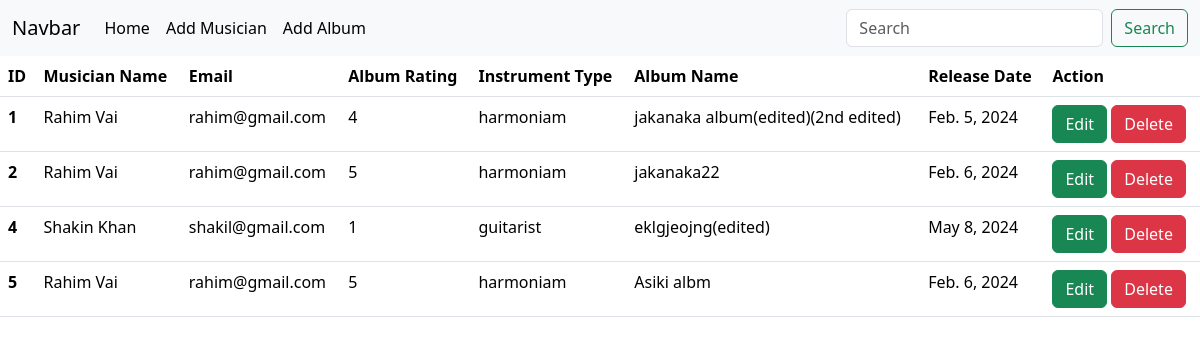
The page / on the database its author committed.
### Album/models.py (models this page shows, shortened)
class Album(models.Model):
    album_name = models.CharField(max_length=50)
    musician = models.ForeignKey(Musician, on_delete=models.CASCADE)
    album_realesase_date = models.DateField()
    rating = models.CharField(max_length=1, choices = Rating_CHOICES)

### musician/models.py (models this page shows, shortened)
class Musician(models.Model):
    first_name = models.CharField(max_length=50)
    last_name = models.CharField(max_length=50)
    email = models.EmailField()
    phone_no = models.CharField(max_length=12)
    instrument_type = models.CharField(max_length=12)

### Musicians_Directory/views.py (the view)
# urls.py: path('', views.viewinfo, name="homepage"),
def viewinfo(request):
    data = Album.objects.all()
    return render(request, 'home.html', {'data': data})

### templates/home.html
{% extends "base.html" %}
{% block content %}
<table class="table">
    <thead>
      <tr>
        <th scope="col">ID</th>
        <th scope="col">Musician Name</th>
        <th scope="col">Email</th>
        <th scope="col">Album Rating</th>
        <th scope="col">Instrument Type</th>
        <th scope="col">Album Name</th>
        <th scope="col">Release Date</th>
        <th scope="col">Action</th>
      </tr>
    </thead>
    <tbody>
    {% for i in data %}
      <tr>
        <th>{{i.id}}</th>
        <td><a style="text-decoration: none; color: black" href="{% url 'edit_musician' i.id %}">{{i.musician.first_name}} {{i.musician.last_name}}</a></td>
        <td>{{i.musician.email}}</td>
        <td>{{i.rating}}</td>
        <td>{{i.musician.instrument_type}}</td>
        <td>{{i.album_name}}</td>
        <td>{{i.album_realesase_date}}</td>
        <td><a href="{% url 'edit_album' i.id %}" class="btn btn-success" href="">Edit</a> <span><a href="{% url 'delete_album' i.id %}" class="btn btn-danger" href="">Delete</a></span> </td>
      </tr>
      {% endfor %}
    </tbody>
  </table>
{% endblock  %}

### templates/base.html (shortened to what this page needs)
<!DOCTYPE html>
<html lang="en">
<head>
    <link href="https://cdn.jsdelivr.net/npm/bootstrap@5.3.2/dist/css/bootstrap.min.css" rel="stylesheet">
</head>
<body>
    <nav class="navbar navbar-expand-lg bg-body-tertiary">
        <div class="container-fluid">
          <a class="navbar-brand" href="#">Navbar</a>
          <div class="collapse navbar-collapse" id="navbarSupportedContent">
            <ul class="navbar-nav me-auto mb-2 mb-lg-0">
              <li class="nav-item">
                <a class="nav-link active" aria-current="page" href="{% url 'homepage' %}">Home</a>
              </li>
              <li class="nav-item">
                <a class="nav-link active" aria-current="page" href="{% url 'add_musician' %}">Add Musician</a>
              </li>
              <li class="nav-item">
                <a class="nav-link active" aria-current="page" href="{% url 'add_album' %}">Add Album</a>
              </li>
            </ul>
            <form class="d-flex" role="search">
              <input class="form-control me-2" type="search" placeholder="Search" aria-label="Search">
              <button class="btn btn-outline-success" type="submit">Search</button>
            </form>
          </div>
        </div>
      </nav>
    {% block content %}
    {% endblock  %}
</body>
</html>

### rows shown on the page
Album: id "1", musician.first_name "Rahim", musician.last_name "Vai", musician.email "rahim@gmail.com", rating "4", musician.instrument_type "harmoniam", album_name "jakanaka album(edited)(2nd edited)", album_realesase_date "Feb. 5, 2024"
Album: id "2", musician.first_name "Rahim", musician.last_name "Vai", musician.email "rahim@gmail.com", rating "5", musician.instrument_type "harmoniam", album_name "jakanaka22", album_realesase_date "Feb. 6, 2024"
Album: id "4", musician.first_name "Shakin", musician.last_name "Khan", musician.email "shakil@gmail.com", rating "1", musician.instrument_type "guitarist", album_name "eklgjeojng(edited)", album_realesase_date "May 8, 2024"
Album: id "5", musician.first_name "Rahim", musician.last_name "Vai", musician.email "rahim@gmail.com", rating "5", musician.instrument_type "harmoniam", album_name "Asiki albm", album_realesase_date "Feb. 6, 2024"
